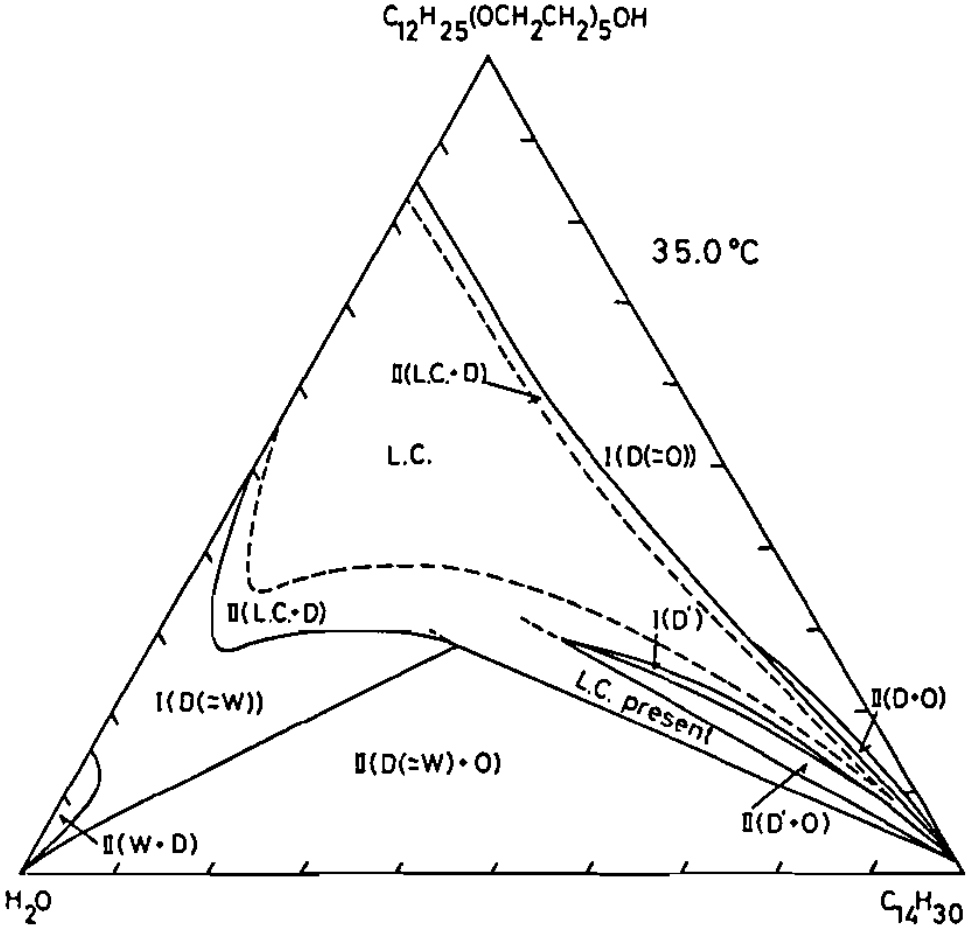
#> input picture OriginalCharts/35.0C original.png, 972 x 928 px, found by its file name
$ jupyter execute --allow-errors attempt2.ipynb   (older library calls are emulated)
#> lines starting #> are read from the running program, lines starting #| are printed output that depends on the picture; long printed decimals are rounded
Implementation-Canny Edge detection

[cell 1]
import cv2
from skimage.metrics import mean_squared_error, peak_signal_noise_ratio, structural_similarity
import matplotlib.pyplot as plt

[cell 2]
img_path = r'C:\Users\maxwe\Documents\Github repos\ChemProject\OriginalCharts\35.0C original.png'
#Reading the image
image = cv2.imread(img_path)
#> image is the input picture: shape (928, 972, 3); min 0, max 255, mean 243.3
(H, W) = image.shape[:2]
#> H = 928; W = 972
# convert the image to grayscale
gray = cv2.cvtColor(image, cv2.COLOR_BGR2GRAY)
# blur the image
blurred = cv2.GaussianBlur(gray, (5, 5), 0)
# Perform the canny operator
canny = cv2.Canny(blurred, 30, 150)
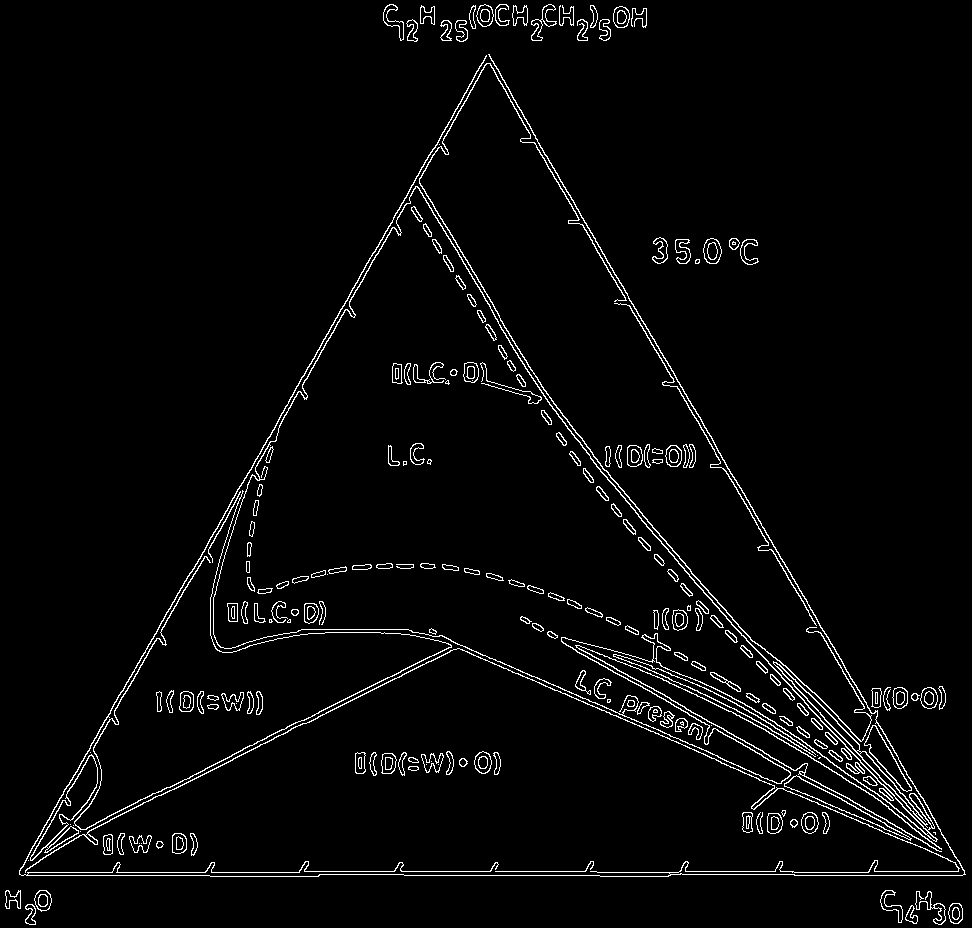
#> canny: shape (928, 972); 3.2% white in thin lines or dots

[cell 3]
fig,ax =  plt.subplots(1,2,figsize=(18, 18))
ax[0].imshow(gray,cmap='gray')
ax[1].imshow(canny,cmap='gray')
ax[0].axis('off')
ax[1].axis('off')
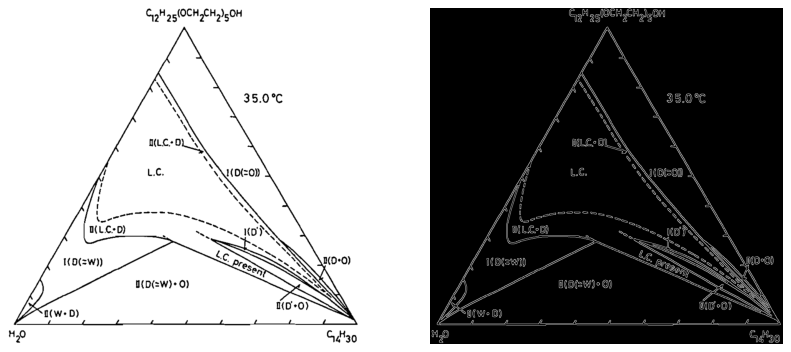
#> figure drawn by matplotlib, 2 panels

Implementation-HED

[cell 4]
#This class helps in cropping the specified coordinated in the function
class CropLayer(object):
    def __init__(self, params, blobs):
        # initialize our starting and ending (x, y)-coordinates of
        self.startX = 0
        self.startY = 0
        self.endX = 0
        self.endY = 0
    def getMemoryShapes(self, inputs):
        (inputShape, targetShape) = (inputs[0], inputs[1])
        (batchSize, numChannels) = (inputShape[0], inputShape[1])
        (H, W) = (targetShape[2], targetShape[3])
        # compute the starting and ending crop coordinates
        self.startX = int((inputShape[3] - targetShape[3]) / 2)
        self.startY = int((inputShape[2] - targetShape[2]) / 2)
        self.endX = self.startX + W
        self.endY = self.startY + H
        # return the shape of the volume (we'll perform the actual
        # crop during the forward pass
        return [[batchSize, numChannels, H, W]]
    def forward(self, inputs):
        return [inputs[0][:, :, self.startY:self.endY,self.startX:self.endX]]

Now we read our image and pass it through the algorithm.

[cell 5]
#The caffemodel contains the model of the architecture and the deploy.prototxt contains the weights
protoPath = 'C:/Users/maxwe/Documents/Github repos/ChemProject/deploy.prototxt'
modelPath = 'C:/Users/maxwe/Documents/Github repos/ChemProject/hed-edge-detector-master/hed_pretrained_bsds.caffemodel'
#> (the rest of this cell did not finish here and is left out)

Now we read our image and pass it through the algorithm.

[cell 6]
#Input image is converted to a blog
blob = cv2.dnn.blobFromImage(image, scalefactor=1.0, size=(W, H),mean=(104.00698793, 116.66876762, 122.67891434),swapRB=False, crop=False)
#We pass the blob into the network and make a forward pass
#> (the rest of this cell did not finish here and is left out)

We read our actual image, which consists of edges

[cell 7]
test_y_path = 'C:/Users/maxwe/Documents/Github repos/ChemProject/OriginalCharts/40.0C original.png'
test_y = cv2.imread(test_y_path)
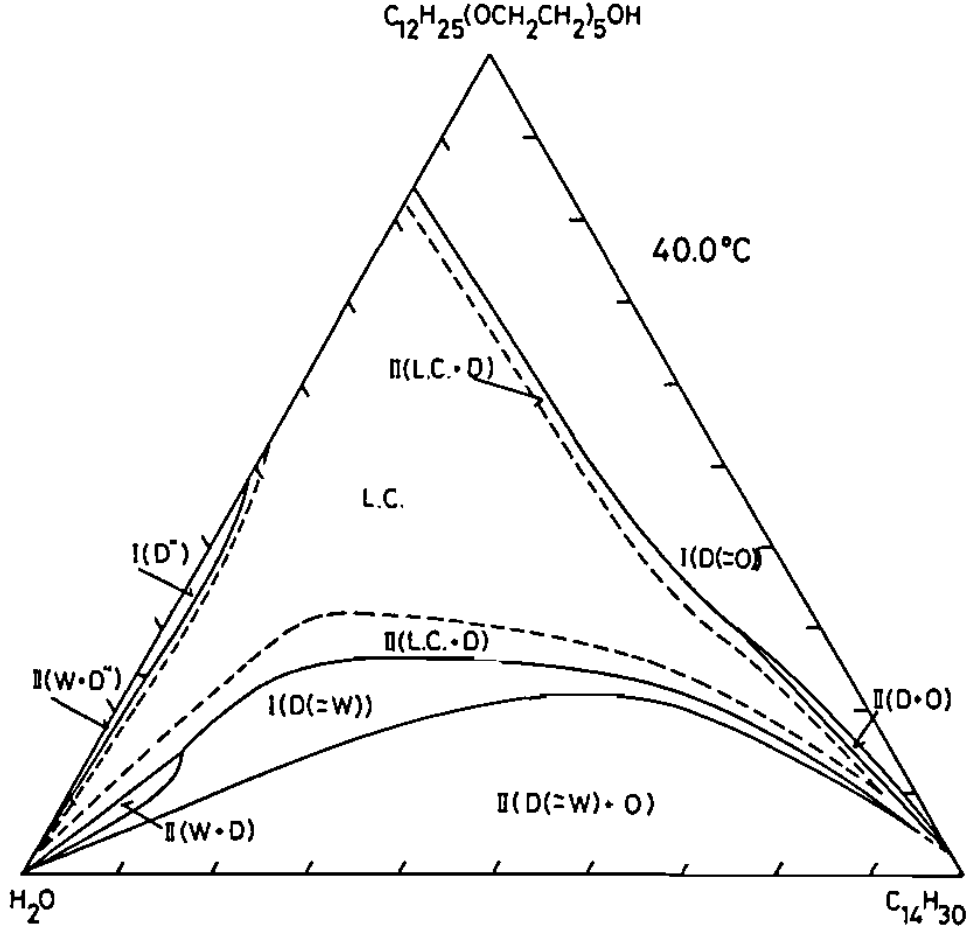
#> input picture OriginalCharts/40.0C original.png, 972 x 928 px, found by its file name
#> test_y is the input picture: shape (928, 972, 3); min 0, max 255, mean 243.7
#The test image has its third dimesion as 3
#So we are extractin only one dimension
test_y = test_y[:,:,0]
#> test_y: shape (928, 972)

We normalize the images so that the MSE value does not shoot up!!

[cell 8]
#Normalising all the images
test_y = test_y/255
#> (the rest of this cell did not finish here and is left out)

We now visualize our results

[cell 9]
fig,ax =  plt.subplots(1,2,figsize=(18, 18))
ax[0].imshow(gray,cmap='gray')
#> (the rest of this cell did not finish here and is left out)

And finally, we compute the metrics and compare our results

[cell 10]
#Calculating metrics between actual test image and the output we got through Canny edge detection
print(mean_squared_error(test_y,canny),peak_signal_noise_ratio(test_y,canny),structural_similarity(test_y,canny))
#| 2058.543 -33.136 0.0003119
#Calculating metrics between actual test image and the output we got through HED
#> (the rest of this cell did not finish here and is left out)

Edge detection with OPENCV

https://learnopencv.com/edge-detection-using-opencv/

[cell 11]
# Read the original image
img = cv2.imread("C:/Users/maxwe/Documents/Github repos/ChemProject/OriginalCharts/40.0C original.png",flags=0)
# Blur the image for better edge detection
img_blur = cv2.GaussianBlur(img,(3,3), sigmaX=0, sigmaY=0)

[cell 12]
# Sobel Edge Detection
sobelx = cv2.Sobel(src=img_blur, ddepth=cv2.CV_64F, dx=1, dy=0, ksize=5) # Sobel Edge Detection on the X axis
sobely = cv2.Sobel(src=img_blur, ddepth=cv2.CV_64F, dx=0, dy=1, ksize=5) # Sobel Edge Detection on the Y axis
sobelxy = cv2.Sobel(src=img_blur, ddepth=cv2.CV_64F, dx=1, dy=1, ksize=5) # Combined X and Y Sobel Edge Detection
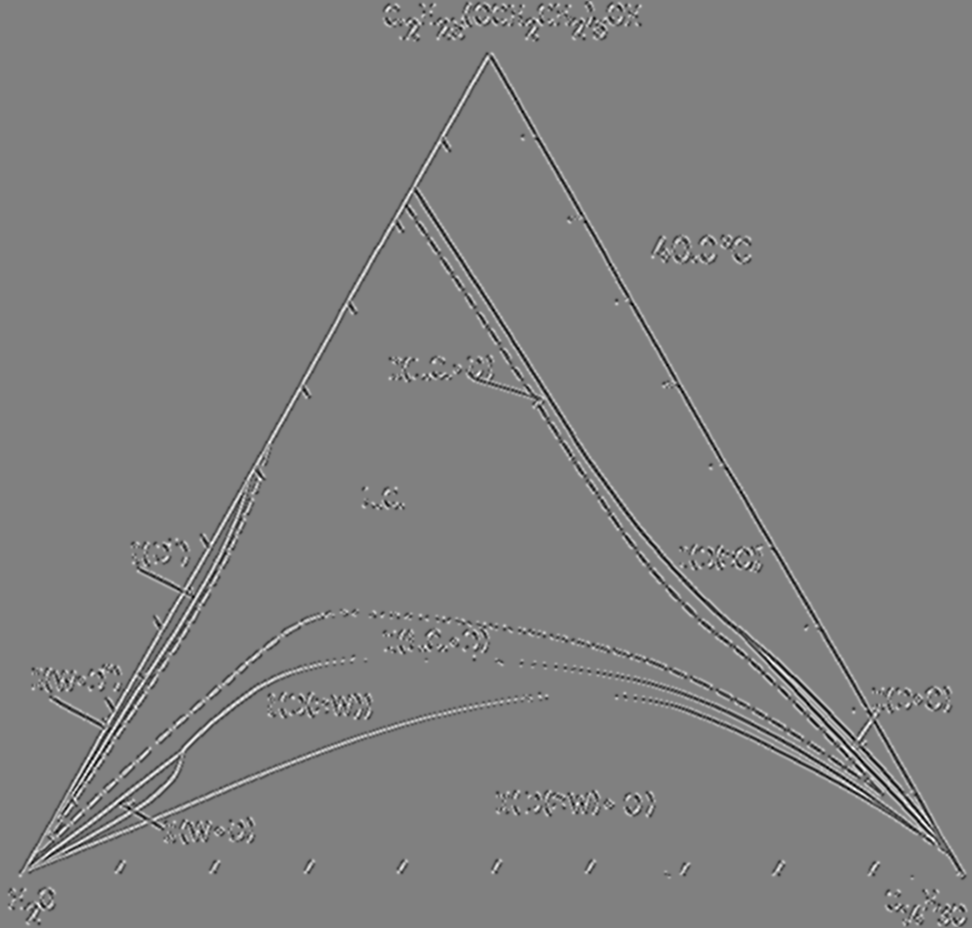
#> sobelxy: shape (928, 972) float64; min -2726, max 2697, mean 0; drawn with min black and max white

[cell 13]
import cv2
import matplotlib.pyplot as plt

# Read the original image
img = cv2.imread("C:/Users/maxwe/Documents/Github repos/ChemProject/OriginalCharts/40.0C original.png")

plt.imshow(cv2.cvtColor(img, cv2.COLOR_BGR2RGB))
plt.show()

# Convert to graycsale
img_gray = cv2.cvtColor(img, cv2.COLOR_BGR2GRAY)
# Blur the image for better edge detection
img_blur = cv2.GaussianBlur(img_gray, (3,3), 0)

# Sobel Edge Detection
sobelx = cv2.Sobel(src=img_blur, ddepth=cv2.CV_64F, dx=1, dy=0, ksize=5) # Sobel Edge Detection on the X axis
sobely = cv2.Sobel(src=img_blur, ddepth=cv2.CV_64F, dx=0, dy=1, ksize=5) # Sobel Edge Detection on the Y axis
sobelxy = cv2.Sobel(src=img_blur, ddepth=cv2.CV_64F, dx=1, dy=1, ksize=5) # Combined X and Y Sobel Edge Detection


# Canny Edge Detection
edges = cv2.Canny(image=img_blur, threshold1=100, threshold2=200) # Canny Edge Detection
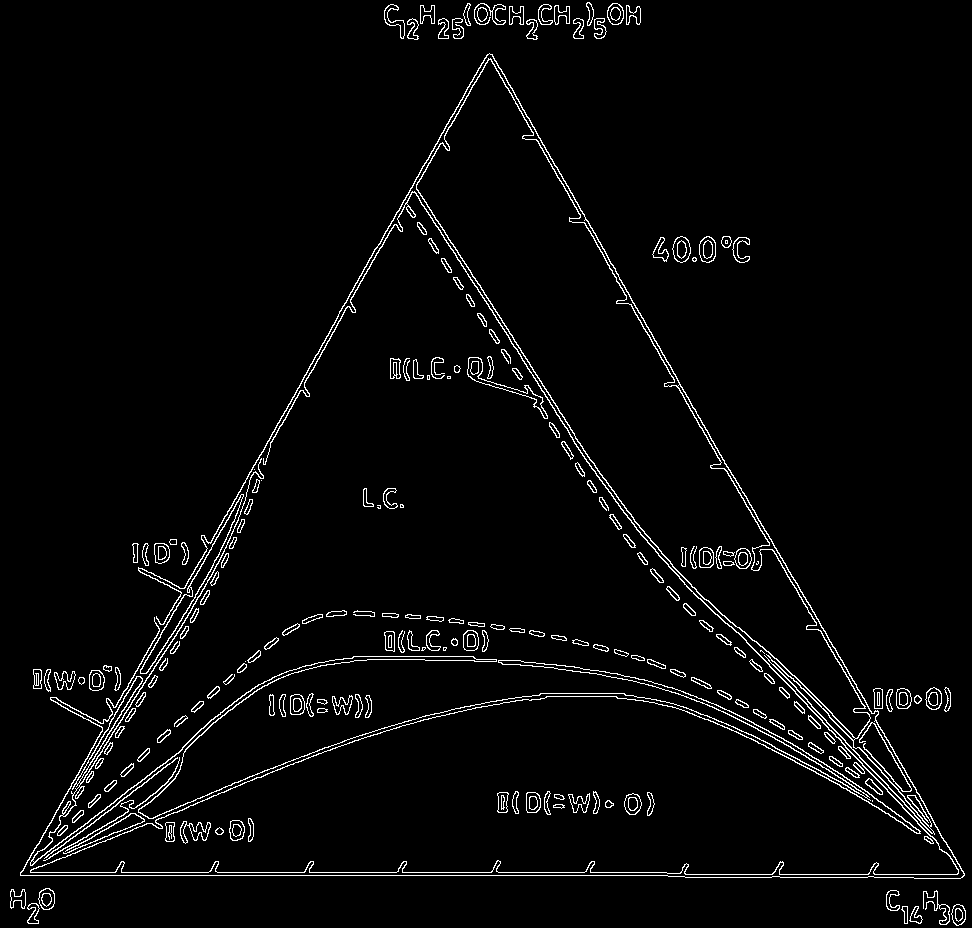
#> edges: shape (928, 972); 3.2% white in thin lines or dots
# Display Canny Edge Detection Image
